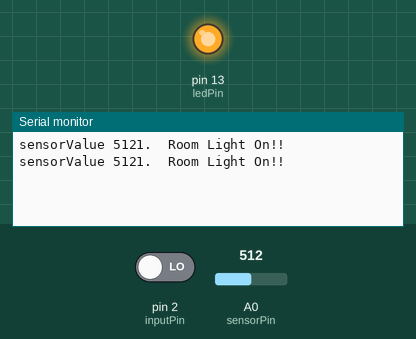
Simulated run of this sketch. Board: Arduino Uno, built with avr-gcc and run on an emulated ATmega328P. Shown: output pins drawn as LEDs (lit = HIGH), the last lines printed to the serial monitor. The inputs (shaded band) are chosen by the test bench; at power-on: A0 (sensorPin) = 512, pin 2 (inputPin) LOW.

Above: at 5.8 s.
5.9 s: A0 (sensorPin) set to 268
At 10.7 s:
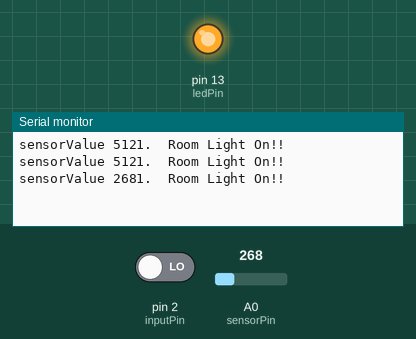
11.9 s: A0 (sensorPin) set to 240
At 15.8 s:
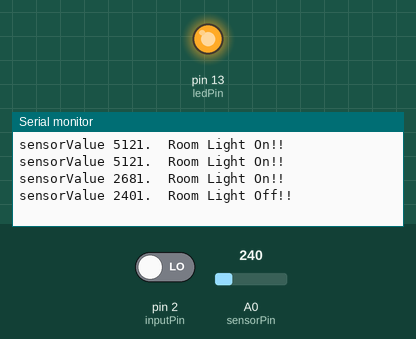

The sketch:

pir.ino
```cpp
/*
 * PIR sensor tester
 */

int ledPin = 13;                // choose the pin for the LED
int inputPin = 2;               // choose the input pin (for PIR sensor)
int pirState = LOW;             // we start, assuming no motion detected
int val = 0;                    // variable for reading the pin status
int counter=0;
int sensorPin = A0; // select the input pin for LDR

int sensorValue = 0; // variable to store the value coming from the sensor

void setup() {
  pinMode(ledPin, OUTPUT);      // declare LED as output
  pinMode(inputPin, INPUT);     // declare sensor as input
  Serial.println("Hi!");
  Serial.begin(9600);
  digitalWrite(ledPin, HIGH); // turn LED OFF
}

void loop(){
  sensorValue = analogRead(sensorPin); // read the value from the sensor
  Serial.print("sensorValue ");
  Serial.print(sensorValue);
  if(sensorValue<250)
  {
    Serial.println("1.  Room Light Off!!");
    delay(1000);
    val = digitalRead(inputPin);  // read input value
    if(val==HIGH)
    {
      Serial.println("2.  Movement Found Turning On Lamp");
      digitalWrite(ledPin, LOW); // turn LED ON
        while(counter<600 && analogRead(sensorPin)<250)
        {
        val = digitalRead(inputPin);
        if(val==LOW)
        {
          counter++;
          //Serial.println("3.  No Motion.Incrementing Counter To ");
          Serial.println(counter);
        }
        else
        {
          counter=0;
          Serial.println("3.  Motion Detected.Reset Counter");
        }
        delay(1000); // Wait for a second
        }
        counter=0;
        sensorValue = 0;
        val = 0;
    }
    else
    {
      delay(1000);
      digitalWrite(ledPin, HIGH);
    }
  }
  else
  {
    Serial.println("1.  Room Light On!!");
    digitalWrite(ledPin, HIGH); // turn LED OFF
    delay(5000);
  }

}
```

Measured:
- the behaviour switches between 250 and 249 on A0 (sensorPin) (found by bisection; images 1 and 2)
- after the input at 5.9 s, the serial monitor: prints a new line after 4.1 s (image 1)
- after the input at 11.9 s, the serial monitor: prints a new line after 3.1 s (image 2)
